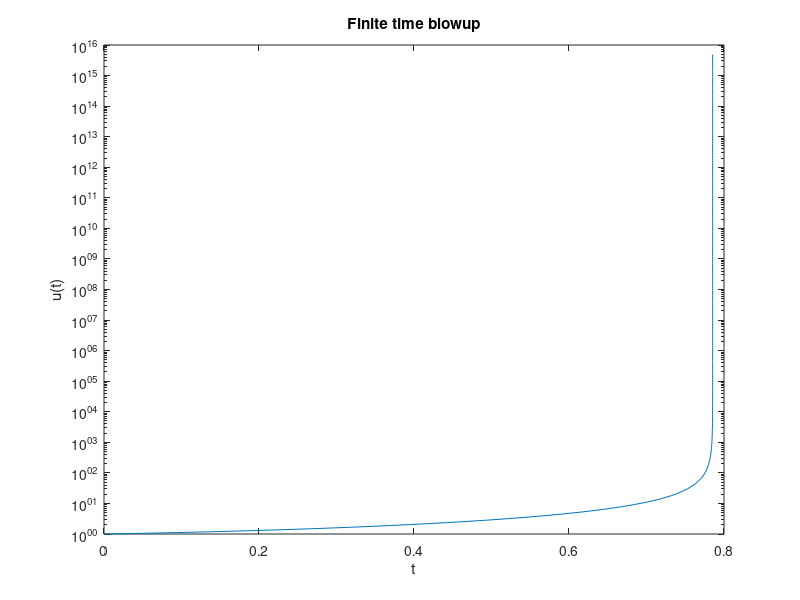

This chart was generated by the following MATLAB code: (Note: this script raises an error after producing the figure.)
%%
% The logistic equation $u'(t) = ku - ru^2$ has a solution for all times. 
f = @(t,u) 2*u - 0.5*u.^2;
a = 0;  b = 6;
u0 = 0.1;

%%
% MATLAB has many built-in functions for solving IVPs, all using 
% the same pattern for the input arguments. 
[t,u] = ode45(f,[a,b],u0);
length(t) 

%%
plot(t,u)
xlabel('t'), ylabel('u(t)'), title('Solution of logistic equation')

%%
% The equation $u'=\sin[(u+t)^2]$ also has a solution that can be found
% numerically with ease over any finite time interval. 
f = @(t,u) sin( (t+u).^2 );
[t,u] = ode45(f,[0,4],-1);
plot(t,u)
xlabel('t'), ylabel('u(t)'), title('Solution of u''=sin[(t+u)^2]')

%%
% The equation $u'=(u+t)^2$, however, gives us trouble.
f = @(t,u) (t+u).^2;
[t,u] = ode45(f,[0,1],1);
semilogy(t,u)
xlabel('t'), ylabel('u(t)'), title('Finite time blowup')

%%
% The warning message we received can mean that there is a bug in the
% formulation of the problem. But if everything has been done correctly, it
% usually suggests that the solution does not exist past the indicated
% time. 

%%
% Sometimes we want the solution at a particular time, rather than one of the
% times chosen by the integrator. One way to do this is to use a different
% form of the output.
sol = ode45(f,[0,1],1);           % can be evaluated at any time
deval(sol,[0.78 0.785 0.7853])    % evaluates the solution
